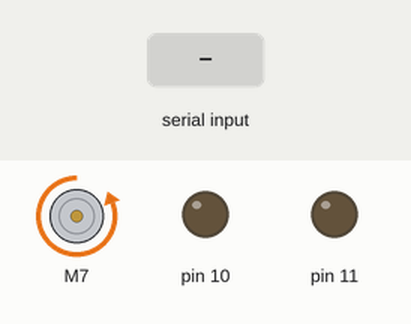
A sketch run on a simulated Arduino Uno, built with avr-gcc and run on an emulated ATmega328P. Parts: DC motor (green arrow = forward, orange = backward, longer = faster), output pins drawn as LEDs (lit = HIGH). The test bench sets the inputs (shaded band). What the sketch prints to the serial monitor is not drawn.

Above: at 1.5 s.
1.6 s: "200\n" received over Serial
At 2.1 s:
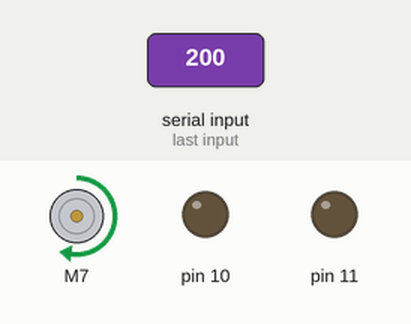
3.1 s: "30,150\n" received over Serial
At 4.3 s:
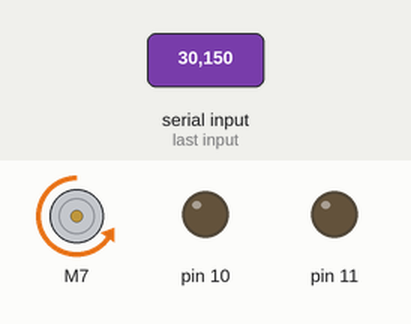
4.6 s: "90,45\n" received over Serial
At 5.7 s:
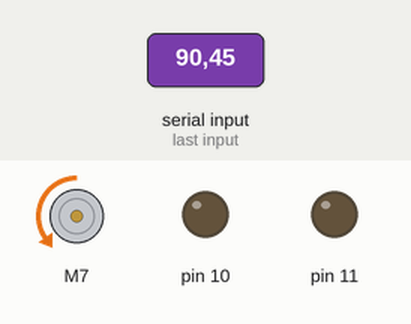
6.1 s: "200\n" received over Serial
At 6.8 s:
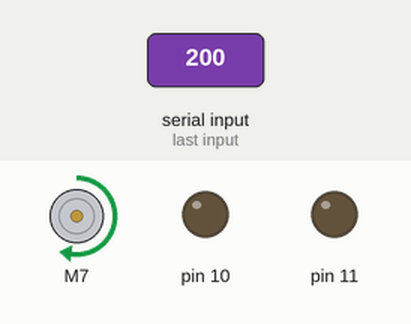
Timing chart, 0 to 8.6 s (numbered marks = the images above; inputs shaded):
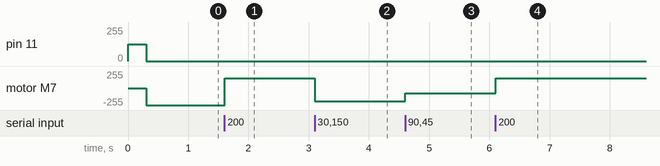

The sketch:

Makeability_serialIO_v4c_motor.ino
```cpp
/*
*  Example code control motor movement with data sent from p5.js
*  in p5 posenet tracks positions of ears: tilt head to move motor
*  p5 code here: https://editor.p5js.org/loopstick/sketches/MWZxoSNoP
*/

// Include the Hbridge library -> from: https://github.com/AndreaLombardo/L298N/
#include <L298N.h>

// motor stuff
#include <L298N.h>

// Pin definition
const unsigned int IN1 = 7;
const unsigned int IN2 = 8;
const unsigned int EN = 9;
int mtrSpd = 0;

// Create one motor instance
L298N motor(EN, IN1, IN2);

// LED stuff
int inc = 1;
int brightness = 10;

// the setup routine runs once when you press reset:
void setup() {
  // initialize serial communication
  Serial.begin(115200);
  Serial.println("Dr. Sudhu Test Code - Hi !"); // so we know something's working!!!
  pinMode(9, OUTPUT);
  pinMode(10, OUTPUT);
  pinMode(11, OUTPUT);
  // so we know something's working!!!
  analogWrite(11, 127);
  delay(300);
  analogWrite(11, 0);
}

// the loop routine runs over and over again forever:
void loop() {
  // Serial.println("Hello World! - Hi! )");
  // delay(1000);                       // wait for a second

  // Check to see if there is any incoming serial data
  if(Serial.available() > 0){
    // If we're here, then serial data has been received
    // Read data off the serial port until we get to the endline delimeter ('\n')
    // Store all of this data into a string
    String rcvdSerialData = Serial.readStringUntil('\n');
    // Echo the data back on serial (for debugging purposes)
    // Serial.print("Arduino Received: '");
    // Serial.print(rcvdSerialData);
    // Serial.println("'");

    int value = rcvdSerialData.toInt();
    // Serial.print(" - convert to Int '");
    // Serial.print(value);
    // Serial.println("'");

    mtrSpd = value;
  }

    if(mtrSpd>100 && mtrSpd<154){
      motor.stop();
       Serial.print("Arduino STOP'");
       Serial.println("'");
    } else if (mtrSpd>155){
        motor.forward();
        int fwdSpd = map(mtrSpd, 155, 255, 60, 255);
        motor.setSpeed(fwdSpd);
        //motor.setSpeed(100);
        Serial.println("Arduino forward");Serial.println(fwdSpd);
    } else if (mtrSpd <= 100){
        motor.backward();
        int bwdSpd = map(mtrSpd, 0, 100, 255, 60);
        motor.setSpeed(bwdSpd);
        //motor.setSpeed(100);
        Serial.print("Arduino backward: ");Serial.println(bwdSpd);
    }

        // Serial.print("Arduino MtrSpd: '");
        // Serial.print(mtrSpd);
        // Serial.println("'");

}
```

Measured:
- after the input at 1.6 s, motor M7: backward 255/255 → forward 147/255 at once
- after the input at 3.1 s, motor M7: forward 147/255 → backward 197/255 at once
- after the input at 4.6 s, motor M7: backward 197/255 → backward 80/255 at once
- after the input at 6.1 s, motor M7: backward 80/255 → forward 147/255 at once
